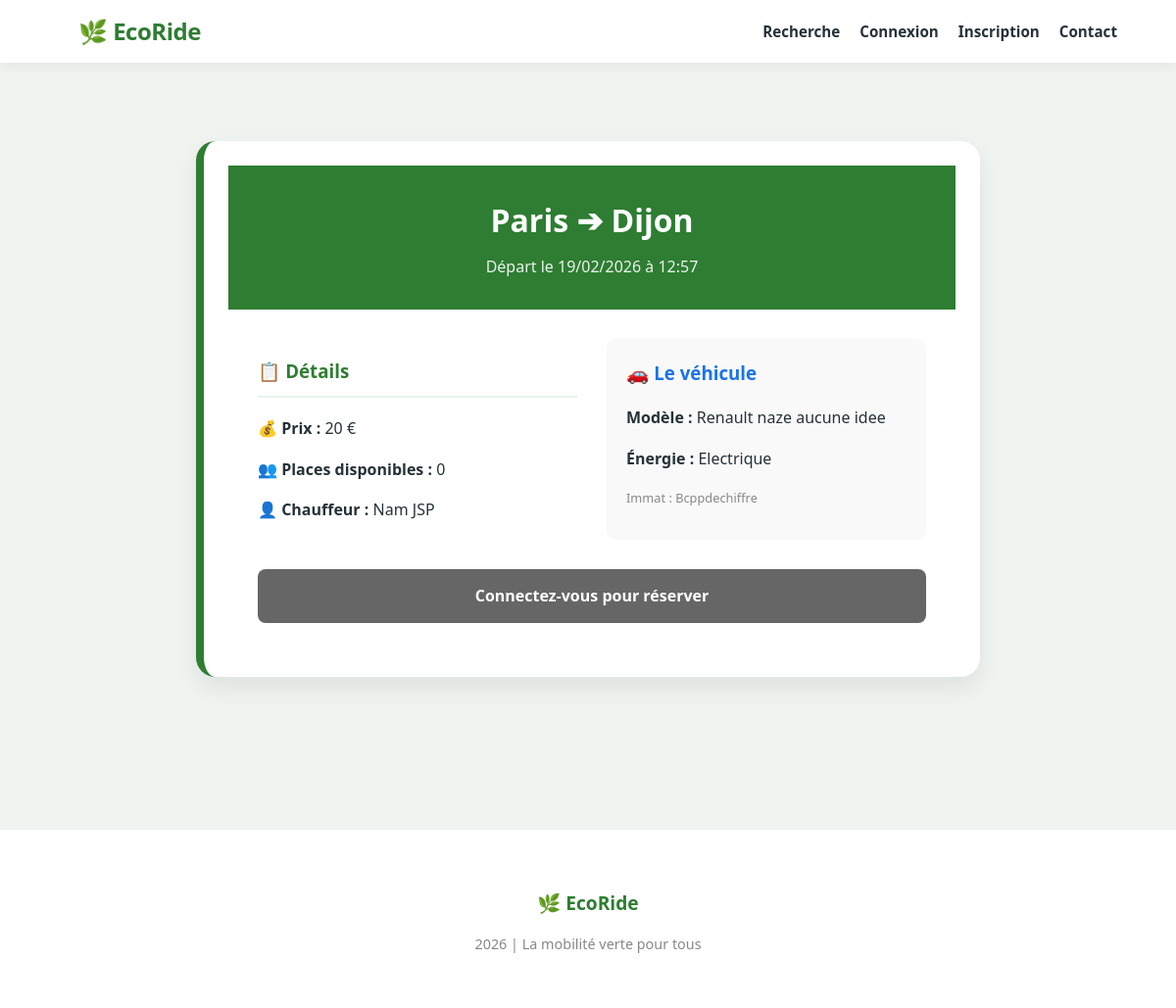
Page /detail_trajet.php?id=15 on the committed database.
### tables this page shows
CREATE TABLE `trajets` (
  `id` int(11) NOT NULL,
  `depart` varchar(100) NOT NULL,
  `arrivee` varchar(100) NOT NULL,
  `date_depart` datetime NOT NULL,
  `prix` decimal(5,0) NOT NULL,
  `places` int(11) NOT NULL,
  `est_electrique` tinyint(4) NOT NULL,
  `duree` time NOT NULL,
  `note_chauffeur` decimal(10,0) NOT NULL,
  `id_utilisateur` int(11) NOT NULL,
  `id_voiture` int(11) DEFAULT NULL,
  `statut_id` int(11) DEFAULT 1,
  `accepte_animaux` tinyint(1) DEFAULT 0,
  `fumeur_autorise` tinyint(1) DEFAULT 0
);

CREATE TABLE `utilisateurs` (
  `id` int(11) NOT NULL,
  `pseudo` varchar(50) NOT NULL,
  `email` varchar(100) NOT NULL,
  `mot_de_passe` varchar(255) NOT NULL,
  `Nom` varchar(50) NOT NULL,
  `Prenom` varchar(50) NOT NULL,
  `Role` varchar(100) NOT NULL DEFAULT 'utilisateurs',
  `credits` int(11) DEFAULT 20,
  `type_utilisateur` enum('passager','chauffeur','les_deux') DEFAULT 'passager'
);

CREATE TABLE `voitures` (
  `id` int(11) NOT NULL,
  `id_utilisateur` int(11) NOT NULL,
  `marque` varchar(50) NOT NULL,
  `modele` varchar(50) NOT NULL,
  `immatriculation` varchar(20) NOT NULL,
  `energie` varchar(20) NOT NULL,
  `date_circulation` date DEFAULT NULL
);

### detail_trajet.php (the view, shortened to what this page needs)
<?php
require_once "Template.php";
$id_trajet = $_GET['id'] ?? null;
$db = (new Database())->getConnection();
$sql = "SELECT t.*, u.prenom, u.nom, v.marque, v.modele, v.energie, v.immatriculation
        FROM trajets t
        JOIN utilisateurs u ON t.id_utilisateur = u.id
        LEFT JOIN voitures v ON t.id_voiture = v.id
        WHERE t.id = ?";
$stmt = $db->prepare($sql);
$stmt->execute([$id_trajet]);
$t = $stmt->fetch(PDO::FETCH_ASSOC);
?>
<main style="max-width: 800px; margin: 40px auto; padding: 20px; font-family: 'Segoe UI', sans-serif;">
    <div style="background: white; border-radius: 15px; shadow: 0 10px 30px rgba(0,0,0,0.1); overflow: hidden; border: 1px solid #eee;">
        <div style="background: #2e7d32; color: white; padding: 30px; text-align: center;">
            <h1 style="margin: 0;"><?php echo htmlspecialchars($t['depart']); ?> ➔ <?php echo htmlspecialchars($t['arrivee']); ?></h1>
            <p style="margin: 10px 0 0; opacity: 0.9;">Départ le <?php echo date('d/m/Y à H:i', strtotime($t['date_depart'])); ?></p>
        </div>
        <div style="padding: 30px; display: grid; grid-template-columns: 1fr 1fr; gap: 30px;">
            <div>
                <h3 style="color: #2e7d32; border-bottom: 2px solid #e8f5e9; padding-bottom: 10px;">📋 Détails</h3>
                <p><strong>💰 Prix :</strong> <?php echo $t['prix']; ?> €</p>
                <p><strong>👥 Places disponibles :</strong> <?php echo $t['places']; ?></p>
                <p><strong>👤 Chauffeur :</strong> <?php echo htmlspecialchars($t['prenom'] . " " . $t['nom']); ?></p>
            </div>
            <div style="background: #f9f9f9; padding: 20px; border-radius: 10px;">
                <h3 style="margin-top: 0; color: #1a73e8;">🚗 Le véhicule</h3>
                <?php if ($t['marque']): ?>
                    <p><strong>Modèle :</strong> <?php echo htmlspecialchars($t['marque'] . " " . $t['modele']); ?></p>
                    <p><strong>Énergie :</strong> <?php echo htmlspecialchars($t['energie']); ?></p>
                    <p style="font-size: 0.8em; color: #888;">Immat : <?php echo htmlspecialchars($t['immatriculation']); ?></p>
                <?php else: ?>
                    <p style="font-style: italic; color: #888;">Aucun véhicule spécifique enregistré pour ce trajet.</p>
                <?php endif; ?>
            </div>
        </div>
        <div style="padding: 0 30px 30px; text-align: center;">
            <?php if (isset($_SESSION['user_id'])): ?>
                <?php if ($_SESSION['user_id'] != $t['id_utilisateur']): ?>
                    <form action="reserver_action.php" method="POST">
                        <input type="hidden" name="id_trajet" value="<?php echo $t['id']; ?>">
                        <button type="submit" style="width: 100%; background: #2e7d32; color: white; padding: 15px; border: none; border-radius: 8px; font-size: 1.2em; font-weight: bold; cursor: pointer; transition: 0.3s;">
                            Confirmer la réservation
                        </button>
                    </form>
                <?php else: ?>
                    <p style="color: #666; font-style: italic;">C'est votre propre trajet.</p>
                <?php endif; ?>
            <?php else: ?>
                <a href="connexion.php" style="display: block; background: #666; color: white; padding: 15px; text-decoration: none; border-radius: 8px; font-weight: bold;">Connectez-vous pour réserver</a>
            <?php endif; ?>
        </div>
    </div>
</main>

### Template.php (style rules this page uses)
:root { --eco-green: #2E7D32; --wood-brown: #6D4C41; --soft-bg: #f0f4f0; --dark-text: #263238; --card-shadow: 0 10px 25px rgba(0,0,0,0.08); }
body { font-family: 'Segoe UI', Roboto, Helvetica, Arial, sans-serif; background-color: var(--soft-bg); color: var(--dark-text); margin: 0; padding: 0; line-height: 1.6; }
.section-profil, [style*="background: white"] { background: #ffffff !important; border-radius: 20px !important; padding: 25px !important; margin-bottom: 25px !important; border: none !important; border-left: 8px solid var(--eco-green) !important; box-shadow: var(--card-shadow) !important; }
h2, h3 { color: var(--eco-green); font-weight: 800; }

### rows in the picture
trajets: depart "Paris", arrivee "Dijon", date_depart "19/02/2026 à 12:57", prix "20", places "0", id_utilisateur.Nom "Nam JSP", id_voiture.modele "Renault naze aucune idee", id_voiture.energie "Electrique", id_voiture.immatriculation "Bcppdechiffre"
